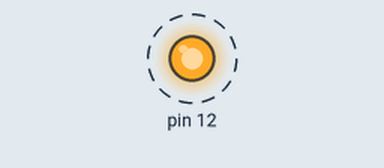
Recording of a sketch running on a simulated Arduino Uno, built with avr-gcc and run on an emulated ATmega328P. Shown: output pins drawn as LEDs (lit = HIGH). Dashed ring = blinking.

Above: at 0.11 s.
Timing chart, 0 to 3.0 s (numbered marks = the images above):
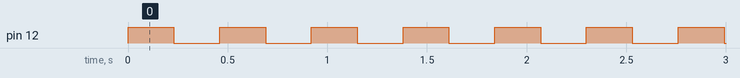

Measured:
- by itself, pin 12: alternates HIGH for 0.23 s and LOW for 0.23 s

The sketch:

TestHarness.ino
```cpp
// Simple waveform generator based upon blink

int interval = 230; // this is the time in milliseconds that we want our signal to be high and then low
                    // for example a value of 2 gives a waveform repeat opf 4ms or 250hz ~114mph (unlikely in a TD5!)

void setup() {
  // initialize digital pin 12 as an output.
  pinMode(12, OUTPUT);
}

// the loop function runs over and over again forever
void loop() {
  digitalWrite(12, HIGH);   // set the output high
  delay(interval);                       // wait for a second
  digitalWrite(12, LOW);    // turn the LED off by making the voltage LOW
  delay(interval);                       // wait for a second
}
```
